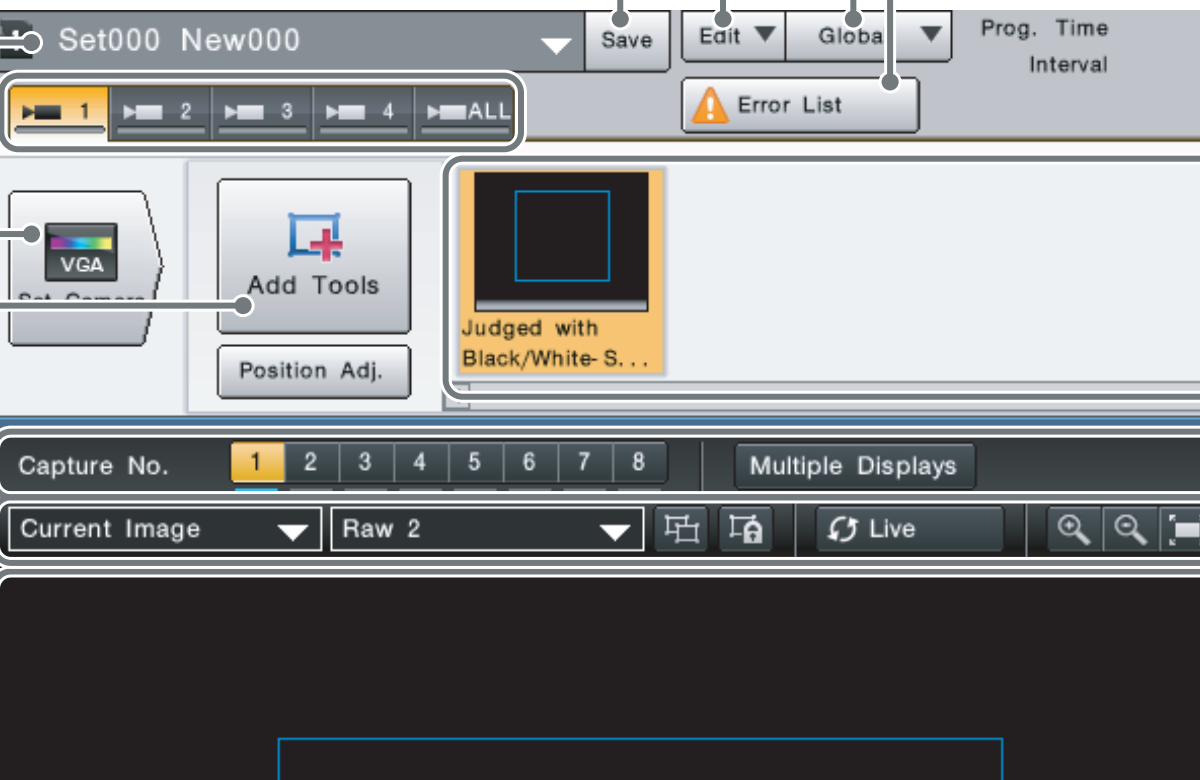
#> input picture docs/references/keyence/ui_crops/cvx_window_a.png, 1200 x 780 px
$ python sample_keyence_palette.py
#> lines starting #> are read from the running program, lines starting #| are printed output that depends on the picture; after the words box and inside, x2 and y2 are one past the last pixel; in counts of white or black regions, pixels touching at a corner belong together
"""Measure the KEYENCE palette from the reference screenshots.

Samples named control regions of
`docs/references/keyence/ui_crops/cvx_window_a.png` (a 6x render of the CV-X
VisionEditor screen from the official manual) and writes the tokens to
`docs/references/keyence/tokens.json`, so the stylesheet is built from measured
pixels rather than from memory.

Run:  python scripts/sample_keyence_palette.py
"""
import json
import os
import sys
from typing import Dict, List, Tuple

import numpy as np
from PIL import Image

ROOT = os.path.abspath(os.path.join(os.path.dirname(__file__), ".."))
SRC = os.path.join(ROOT, "docs", "references", "keyence", "ui_crops")
OUT = os.path.join(ROOT, "docs", "references", "keyence", "tokens.json")

#: (label, crop box, how to reduce the region)
#: Boxes are in the coordinates of `cvx_window_a.png` (1200x780).
REGIONS: List[Tuple[str, Tuple[int, int, int, int], str]] = [
    ("window_bg",        (700, 640, 1000, 660),  "mode"),
    ("titlebar",         (560, 10, 1000, 45),    "mode"),
    ("menubar",          (10, 20, 480, 45),      "mode"),
    ("toolbar_bg",       (560, 95, 900, 125),    "mode"),
    ("button_face",      (600, 20, 640, 50),     "mode"),
    ("button_border",    (0, 0, 1, 1),           "skip"),
    ("tab_strip",        (10, 95, 530, 135),     "mode"),
    ("tab_selected",     (30, 100, 95, 130),     "mode"),
    ("tab_unselected",   (130, 100, 200, 130),   "mode"),
    ("viewport_bg",      (500, 700, 900, 760),   "mode"),
    ("viewport_roi",     (283, 178, 460, 200),   "skip"),
    ("group_border",     (185, 315, 430, 425),   "mode"),
    ("warning_bg",       (690, 85, 860, 125),    "mode"),
    ("warning_icon",     (700, 88, 730, 118),    "mode"),
    ("selected_yellow",  (222, 442, 285, 478),   "mode"),
    ("panel_label",      (196, 287, 400, 312),   "mode"),
    ("tooltip_bg",       (455, 310, 660, 390),   "mode"),
]


def quantify(im: Image.Image, box: Tuple[int, int, int, int], how: str) -> Dict:
    x0, y0, x1, y1 = box
    a = np.asarray(im.crop((x0, y0, x1, y1)).convert("RGB")).reshape(-1, 3)
    if not len(a):
        return {"hex": None, "share": 0.0}
    q = (a // 4) * 4
    cols, counts = np.unique(q, axis=0, return_counts=True)
    if how == "mean":
        m = a.mean(axis=0).astype(int)
        return {"hex": "#%02x%02x%02x" % tuple(m),
                "share": 1.0,
                "rgb": [int(v) for v in m]}
    order = np.argsort(-counts)
    rgb = cols[order[0]]
    return {"hex": "#%02x%02x%02x" % tuple(int(v) for v in rgb),
            "share": round(float(counts[order[0]] / counts.sum()), 3),
            "rgb": [int(v) for v in rgb]}


def luma(hexcol: str) -> float:
    r, g, b = (int(hexcol[i:i + 2], 16) for i in (1, 3, 5))
    return round(0.299 * r + 0.587 * g + 0.114 * b, 1)


def main() -> int:
    src = os.path.join(SRC, "cvx_window_a.png")
    if not os.path.exists(src):
        print(f"missing {src}")
        return 1
    im = Image.open(src).convert("RGB")
#> im is the input picture: PIL image 1200x780 RGB; mean R, G, B 133.3, 134.7, 135.8
    print(f"sampling {os.path.basename(src)}  {im.size}\n")
#| sampling cvx_window_a.png  (1200, 780)

    out: Dict[str, Dict] = {}
    print(f"{'region':20s} {'hex':9s} {'share':>6s} {'luma':>7s}")
    for label, box, how in REGIONS:
        if how == "skip":
            continue
        rec = quantify(im, box, how)
        rec["box"] = list(box)
        rec["luma"] = luma(rec["hex"])
        out[label] = rec
        print(f"{label:20s} {rec['hex']:9s} {rec['share']:6.2f} {rec['luma']:7.1f}")
#> this loop made 17 passes
#> (counts in quantify, order in quantify) on passes 1, 10: ([6000], [0]), ([400, 400, 400, 400, 22400], [4, 0, 2, 1, 3])
#| window_bg            #201c20     1.00    29.7
#| titlebar             #c0c4c8     0.10   195.3
#| menubar              #848c94     0.69   138.5
#| toolbar_bg           #c0c4c8     0.39   195.3
#| button_face          #70787c     0.08   118.1
#| tab_strip            #586068     0.17    94.5
#| tab_selected         #f4dcb4     0.10   222.6
#| tab_unselected       #586068     0.25    94.5
#> (further printed lines are left out)
#> after the loop, out = 15 items

    # The saturated accent colours are the most important tokens: find them by
    # saturation across the whole screenshot rather than by box.
    a = np.asarray(im, dtype=np.float32)
    sat = a.max(axis=2) - a.min(axis=2)
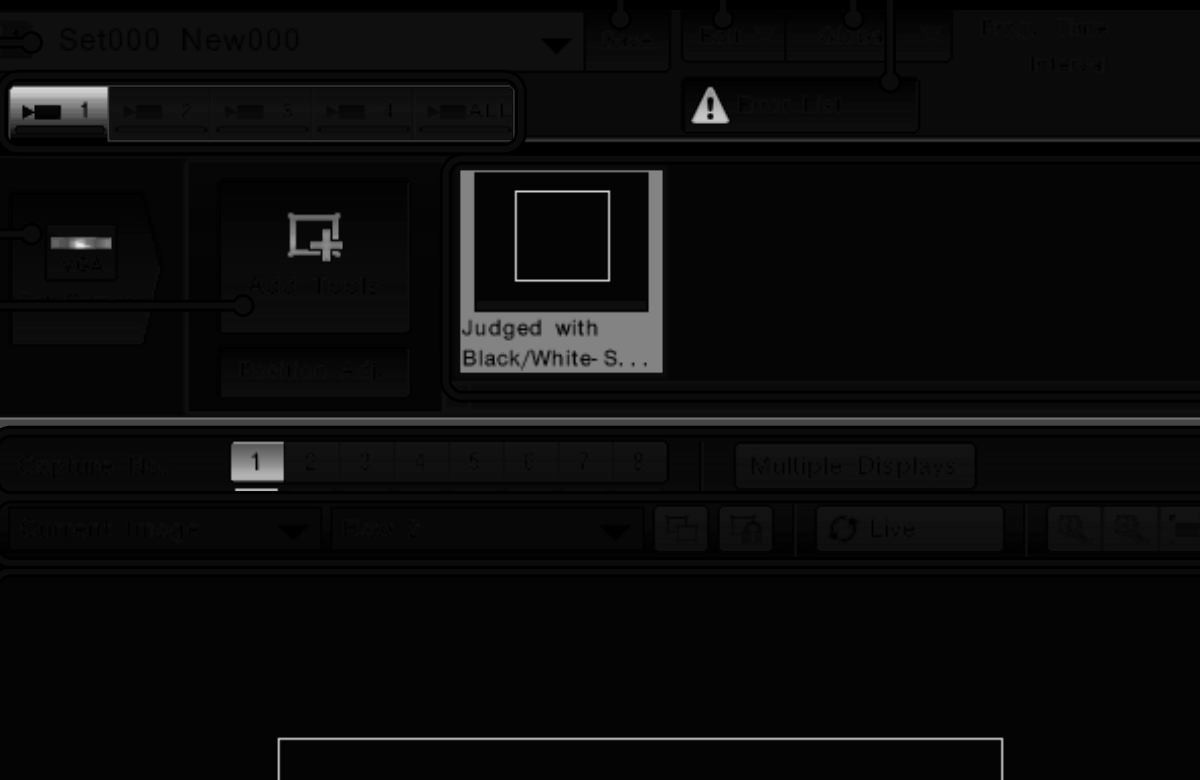
#> sat: shape (780, 1200) float32; min 0, max 234, mean 11.2
    bright = sat > 60
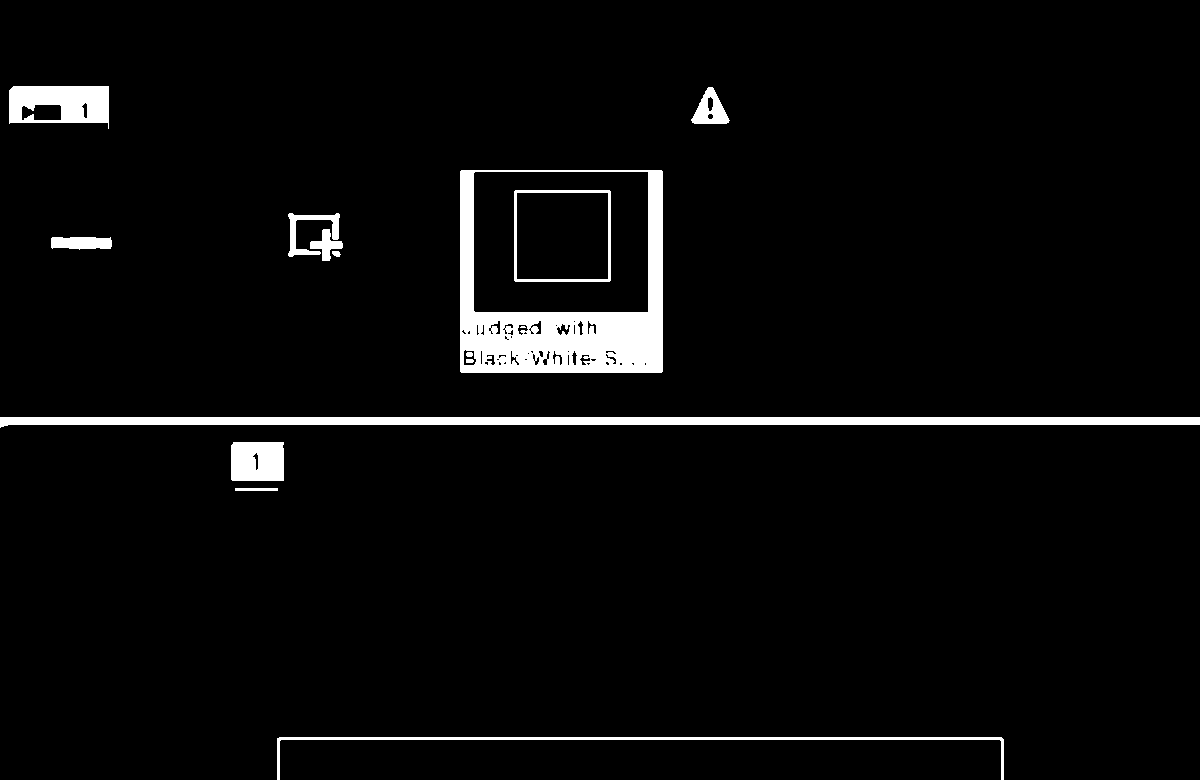
#> bright: shape (780, 1200) bool; 4% white; 15 white regions (1 under 20 px), largest, box (x1, y1, x2, y2) and area: (460, 170, 663, 373) 15869, (0, 417, 1200, 428) 9613, (9, 86, 109, 129) 3149
    if bright.any():
        q = ((a[bright] // 8) * 8).astype(int)
        cols, counts = np.unique(q, axis=0, return_counts=True)
#> cols = 844 rows, first 8: [0, 112, 168], [0, 120, 176], [0, 120, 184], [0, 128, 184], [0, 128, 192], [0, 136, 192], [0, 136, 200], [0, 136, 208]; counts = 844 values, max 11375 at index 810, min 1 at index 13, mean 43.94
        order = np.argsort(-counts)
#> order = 844 values, max 843 at index 554, min 0 at index 56, mean 421.5
        acc: List[Dict] = []
        for i in order[:14]:
            rgb = [int(v) for v in cols[i]]
            acc.append({"hex": "#%02x%02x%02x" % tuple(rgb),
                        "share": round(float(counts[i] / counts.sum()), 3),
                        "luma": luma("#%02x%02x%02x" % tuple(rgb))})
#> this loop made 14 passes
#> (i, r in luma, g in luma, b in luma) on passes 1 to 12: (810, 240, 192, 112), (143, 72, 104, 144), (188, 80, 136, 176), (243, 88, 128, 152), (302, 96, 160, 208), (1, 0, 120, 176), (28, 16, 64, 88), (15, 8, 104, 144), (731, 224, 192, 136), (756, 232, 184, 104), (721, 224, 176, 104), (837, 248, 176, 40)
#> after the loop, acc = 14 items
        out["_accents"] = acc
        print("\nmost common saturated colours (accents):")
        for rec in acc:
            print(f"  {rec['hex']}  share {rec['share']:.3f}  luma {rec['luma']}")
#> this loop made 14 passes
#> rec on passes 1 to 12: {'hex': '#f0c070', 'share': 0.307, 'luma': 197.2}, {'hex': '#486890', 'share': 0.162, 'luma': 99}, {'hex': '#5088b0', 'share': 0.033, 'luma': 123.8}, {'hex': '#588098', 'share': 0.032, 'luma': 118.8}, {'hex': '#60a0d0', 'share': 0.032, 'luma': 146.3}, {'hex': '#0078b0', 'share': 0.023, 'luma': 90.5}, {'hex': '#104058', 'share': 0.023, 'luma': 52.4}, {'hex': '#086890', 'share': 0.02, 'luma': 79.9}, {'hex': '#e0c088', 'share': 0.016, 'luma': 195.2}, {'hex': '#e8b868', 'share': 0.013, 'luma': 189.2}, {'hex': '#e0b068', 'share': 0.012, 'luma': 182.1}, {'hex': '#f8b028', 'share': 0.01, 'luma': 182}
#|   #f0c070  share 0.307  luma 197.2
#|   #486890  share 0.162  luma 99.0
#|   #5088b0  share 0.033  luma 123.8
#|   #588098  share 0.032  luma 118.8
#|   #60a0d0  share 0.032  luma 146.3
#|   #0078b0  share 0.023  luma 90.5
#|   #104058  share 0.023  luma 52.4
#|   #086890  share 0.020  luma 79.9
#> (further printed lines are left out)

    with open(OUT, "w", encoding="utf-8") as fh:
        json.dump(out, fh, indent=1)
    print(f"\nwrote {OUT}")
    return 0


if __name__ == "__main__":
    sys.exit(main())
#> (the program exits here)
